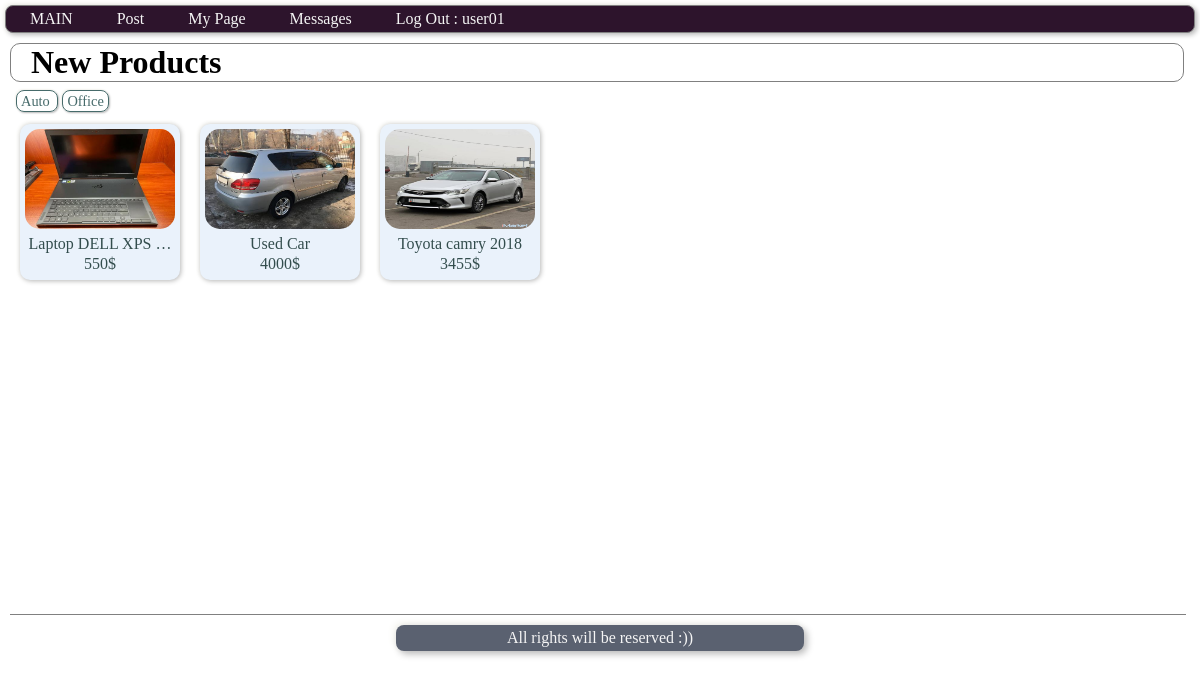
The app's page / (signed in) with its own data.
### users/models.py (models this page shows, shortened)
class SubCategory(models.Model):
    sub_category = models.CharField(max_length=100, db_index=True)
    class Meta:
        verbose_name = 'Sub-Category'
        verbose_name_plural = 'Sub-Categories'
        ordering = ['sub_category']

class Products(models.Model):
    username = models.ForeignKey(User, on_delete=models.CASCADE, verbose_name='Author')
    city = models.CharField(max_length=50, verbose_name='City', default='Los Angeles')
    product = models.CharField(max_length=100, unique=True,  verbose_name='Product')
    price = models.IntegerField(verbose_name='Price')
    description = models.TextField(blank=True, verbose_name='Description')
    created_at = models.DateTimeField(auto_now_add=True, verbose_name='Created')
    updated_at = models.DateTimeField(auto_now=True, verbose_name='Updated')
    photo1 = models.ImageField(upload_to='item_pics/%Y/%m/%d', verbose_name='Pic 1', blank=True)
    photo2 = models.ImageField(upload_to='item_pics/%Y/%m/%d', verbose_name='Pic 2', blank=True)
    photo3 = models.ImageField(upload_to='item_pics/%Y/%m/%d', verbose_name='Pic 3', blank=True)
    photo4 = models.ImageField(upload_to='item_pics/%Y/%m/%d', verbose_name='Pic 4', blank=True)
    main_category = models.ForeignKey('MainCategory', default='1', on_delete=models.PROTECT, verbose_name='Main Category')
    sub_category = models.ForeignKey('SubCategory', default='21', on_delete=models.PROTECT, verbose_name='Sub Categogry')
    views = models.IntegerField(default=0)
    def get_absolute_url(self): #redirect to this news item !
        return reverse('view_product', kwargs={"pk": self.pk})
    class Meta:
        ordering = ['-created_at']

### users/views.py (the view)
# urls.py: path('', HomePage.as_view(), name='home'),
class HomePage(ListView):
    template_name = 'users/index.html'
    model = Products
    context_object_name = 'products'
    def get_context_data(self, **kwargs):
        context = super().get_context_data(**kwargs)
        prods = Products.objects.all().select_related('username').select_related('sub_category').select_related(
            'main_category')
        context['categories'] = prods.order_by('sub_category').values('sub_category__sub_category', 'sub_category').distinct()
        context['cities'] = prods.order_by('city').values('city', 'city').distinct()
        return context
    def get_queryset(self):
        products = Products.objects.all().order_by('created_at').select_related('username').select_related(
            'sub_category').select_related('main_category')[::-1][:200]
        return products

### users/templates/users/index.html (shortened to what this page needs)
{% extends 'base.html' %}
{% block body %}
<div class="body_1">
    <h1>New Products</h1>
    <p class="recent_general_info">
        {% for cat in categories %}
            <span class="categories_list"> {{ cat.sub_category__sub_category }} </span>
        {% endfor %}
    </p>
    <div id="recent_products">
        {% for item in products %}
            <div id='product_capsule'>
                <a href="{{ item.get_absolute_url }}"><img src="media/{{item.photo1}}" class="capsule-img"></a>
            <p>{{ item.product|truncatechars:17 }}</p>
            <p>{{ item.price }}$ </p>
            </div>
        {% endfor %}
    </div>
</div>
{% endblock%}

### templates/_nav.html (shortened to what this page needs)
{% load static %}
<div id='navigation'>
    <a href="{% url 'home' %}">MAIN</a>
    {% if request.user.is_authenticated %}
    <a href="{% url 'post_product' %}">Post</a>
    {% else %}
    <a href="{% url 'login' %}">Post</a>
    {% endif %}
    {% if request.user.is_authenticated %}
        <a href="#">My Page </a>
        <a href="#">Messages</a>
        <a href="{% url 'logout' %}">Log Out : {{request.user}}</a>
        {% else %}
        <a href="{% url 'login' %}">My Page</a>
        <a href="{% url 'login' %}">Messages</a>
        <a href="{% url 'login' %}">Sign In</a>
    {% endif %}
</div>

### users/static/css/main.css (style rules this page uses)
body { margin: 0px; padding: 0px; }
#navigation { margin: 5px; padding: 4px; border: solid 1px gray; border-radius: 8px; background-color: #2d142c; box-shadow: 2px 2px 5px #b8b8b8, -2px -2px 5px #f5f5f0; }
#navigation a { padding: 20px; text-decoration: none; color: whitesmoke; }
.body_1 { width: 100%; margin: 10px; }
.body_1 h1 { margin: 6px 0px; width: 96%; border: solid 1px gray; border-radius: 10px; padding-left: 20px; }
.recent_general_info { margin: 10px 4px 4px 4px; }
.categories_list { padding: 2px 4px; border: solid 1px #476b6b; border-radius: 8px; margin: 0px 2px; color: #476b6b; font-size: 0.9em; box-shadow: 1px 1px 2px #b8b8b8, -1px -1px 2px #f5f5f0; }
#recent_products { width: 98%; position: relative; border-bottom: solid 1px gray; min-height: 500px; }
#product_capsule { position: relative; float: left; width: 150px; border-radius: 10px; background-color: #eaf2fb; margin: 10px; padding: 5px; box-shadow: 1px 1px 5px #b8b8b8, -1px -1px 5px #f5f5f0; text-align: center; overflow: hidden; }
#product_capsule p { margin: 2px; color: #334d4d; }
.capsule-img { width: 100%; height: 100px; margin: auto; border-radius: 15px; }

### records on screen
SubCategory: sub_category__sub_category "Auto"
SubCategory: sub_category__sub_category "Office"
Products: photo1 (picture), product "Laptop DELL XPS …", price "550"
Products: photo1 (picture), product "Used Car", price "4000"
Products: photo1 (picture), product "Toyota camry 2018", price "3455"

### other values on screen
{{ request.user }} "user01"
